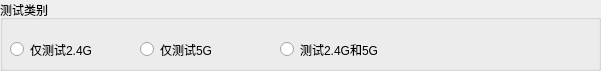
            <widget class="QGroupBox" name="groupBox_3">
             <property name="geometry">
              <rect>
               <x>0</x>
               <y>0</y>
               <width>601</width>
               <height>71</height>
              </rect>
             </property>
             <property name="styleSheet">
              <string notr="true"/>
             </property>
             <property name="title">
              <string>测试类别</string>
             </property>
             <widget class="QRadioButton" name="radioButton">
              <property name="geometry">
               <rect>
                <x>10</x>
                <y>40</y>
                <width>214</width>
                <height>19</height>
               </rect>
              </property>
              <property name="text">
               <string>仅测试2.4G</string>
              </property>
              <attribute name="buttonGroup">
               <string notr="true">buttonGroup_2</string>
              </attribute>
             </widget>
             <widget class="QRadioButton" name="radioButton_2">
              <property name="geometry">
               <rect>
                <x>140</x>
                <y>40</y>
                <width>215</width>
                <height>19</height>
               </rect>
              </property>
              <property name="text">
               <string>仅测试5G</string>
              </property>
              <attribute name="buttonGroup">
               <string notr="true">buttonGroup_2</string>
              </attribute>
             </widget>
             <widget class="QRadioButton" name="radioButton_3">
              <property name="geometry">
               <rect>
                <x>280</x>
                <y>40</y>
                <width>214</width>
                <height>19</height>
               </rect>
              </property>
              <property name="text">
               <string>测试2.4G和5G</string>
              </property>
              <attribute name="buttonGroup">
               <string notr="true">buttonGroup_2</string>
              </attribute>
             </widget>
            </widget>
